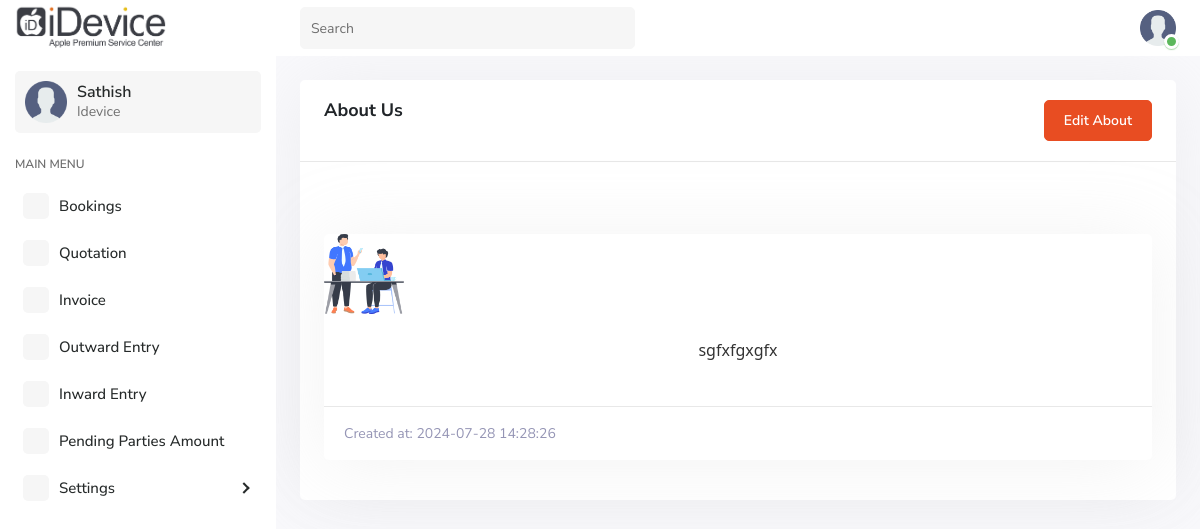
Page /admin/aboutus.php on the committed database.
### tables this page shows
CREATE TABLE `about_us` (
  `id` int(11) NOT NULL,
  `image_url` varchar(255) NOT NULL,
  `about_text` text NOT NULL,
  `created_at` timestamp NOT NULL DEFAULT current_timestamp()
);

### admin/aboutus.php (the view, shortened to what this page needs)
<?php include("includes/header.php");
include("includes/top_header.php");
include("includes/sidebar.php"); ?>
<div class="page-wrapper cardhead">
    <div class="content container-fluid">
        <div class="row">
            <div class="col-md-12">
                <div class="card">
                    <div class="card-header">
                        <div class="row">
                            <div class="col-md-5 col-sm-4">
                                <h5 class="card-title">About Us</h5>
                            </div>
                            <div class="col-md-7 col-sm-8 text-end">
                                <?php
                                $result = $conn->query("SELECT * FROM about_us LIMIT 1");
                                $row = $result->fetch_assoc();
                                if ($row): ?>
                                    <a href="aboutus_form.php?id=<?php echo $row['id']; ?>" class="btn btn-primary"><i class="ti ti-pencil-alt"></i> Edit About</a>
                                <?php else: ?>
                                    <a href="aboutus_form.php" class="btn btn-primary"><i class="ti ti-square-rounded-plus"></i> Add About</a>
                                <?php endif; ?>
                            </div>
                        </div>
                    </div>
                    <div class="card-body">
                        <?php if ($row): ?>
                            <div class="mt-5">
                                <div class="card mb-3">
                                    <img src="<?php echo htmlspecialchars($row['image_url']); ?>" class="card-img-top" alt="Image" style="height: 80px;width: 80px;">
                                    <div class="card-body">
                                    <div class="about_text_display">
                                    <?php echo $row ? nl2br(html_entity_decode($row['about_text'])) : ''; ?>
                                    </div>
                                    </div>
                                    <div class="card-footer text-muted">
                                        Created at: <?php echo htmlspecialchars($row['created_at']); ?>
                                    </div>
                                </div>
                            </div>
                        <?php endif; ?>
                    </div>
                </div>
            </div>
        </div>
    </div>
</div>
<?php include("includes/footer.php"); ?>

### admin/aboutus.php (style rules this page uses)
.about_text_display { font-size: 16px; color: rgb(51, 51, 51); margin-bottom: 20px; font-family: system-ui, -apple-system, "Segoe UI", Roboto, "Helvetica Neue", "Noto Sans", "Liberation Sans", Arial, sans-serif, "Apple Color Emoji", "Segoe UI Emoji", "Segoe UI Symbol", "Noto Color Emoji"; text-align: center; }

### rows in the picture
about_us: image_url (picture), about_text "sgfxfgxgfx", created_at "2024-07-28 14:28:26"
